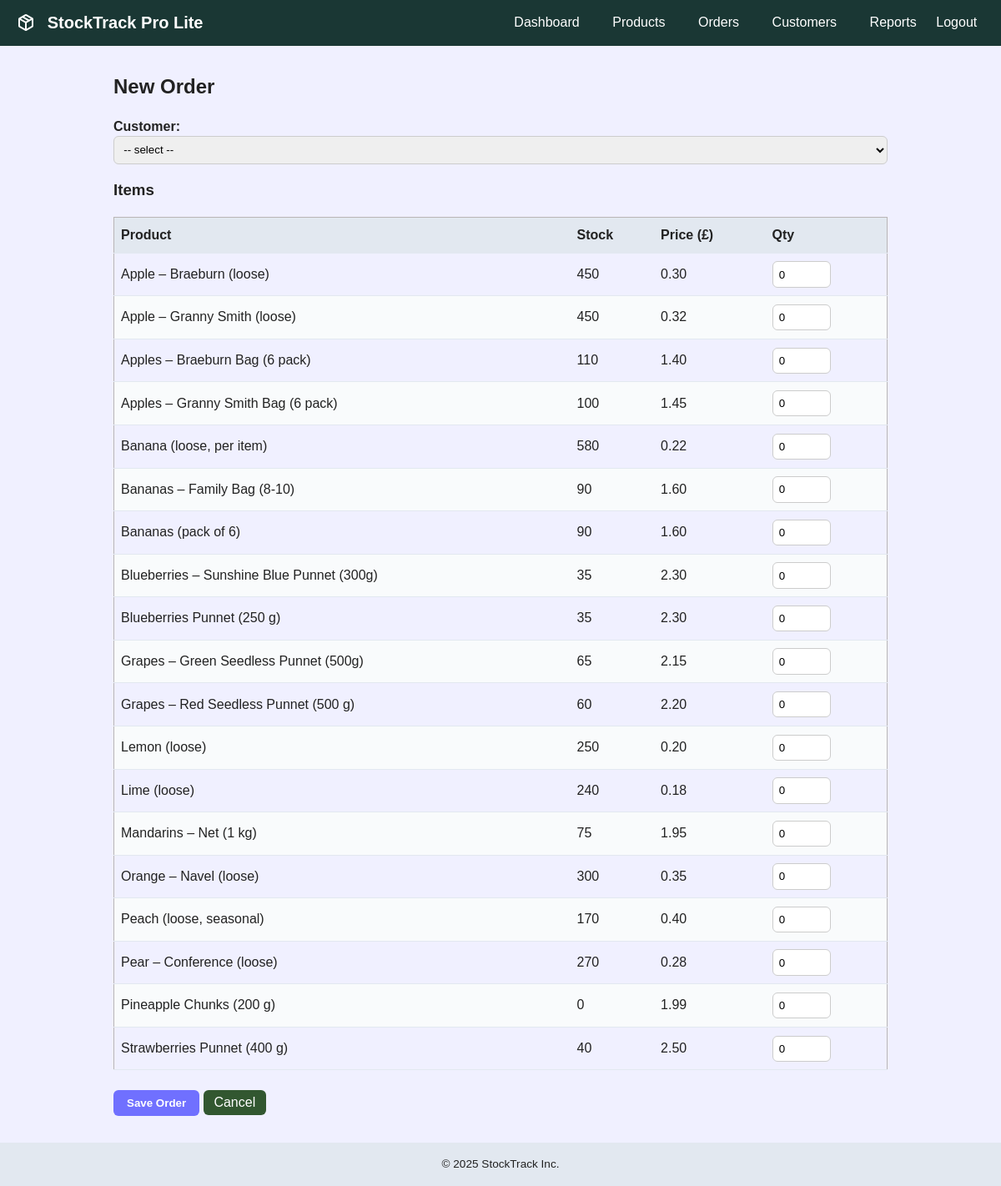
Page /StockTrackProLite/order_new.php on the committed database.
### tables this page shows
CREATE TABLE `products` (
  `id` int(11) NOT NULL AUTO_INCREMENT,
  `sku` varchar(30) NOT NULL,
  `name` varchar(100) NOT NULL,
  `category_id` int(11) NOT NULL,
  `price` decimal(10,2) NOT NULL,
  `stock` int(11) NOT NULL DEFAULT 0,
  `is_active` TINYINT(1) NOT NULL DEFAULT 1,
  `country` VARCHAR(50) NOT NULL,
  `class` VARCHAR(10) NOT NULL,
  `pack_uom` VARCHAR(10) NOT NULL,
  `default_pack_weight` DECIMAL(7,3) DEFAULT NULL,
  `best_before_days` INT(4) NOT NULL,
  `lot_prefix` VARCHAR(10) NOT NULL,
  PRIMARY KEY (`id`),
  KEY `category_id` (`category_id`),
  CONSTRAINT `products_ibfk_1` FOREIGN KEY (`category_id`) REFERENCES `categories` (`id`)
);

### StockTrackProLite/order_new.php (the view, shortened to what this page needs)
<?php
include __DIR__ . '/includes/db.php';
include __DIR__ . '/includes/header.php';
$products  = mysqli_query($conn, "SELECT id, name, price, stock FROM products ORDER BY name");
?>
<h2>New Order</h2>
<form action="order_new.php" method="post">
    <label>Customer:
        <select name="customer_id" required>
            <option value="">-- select --</option>
        </select>
    </label>
    <h3>Items</h3>
    <table>
        <thead><tr><th>Product</th><th>Stock</th><th>Price (£)</th><th>Qty</th></tr></thead>
        <tbody>
        <?php while ($p = mysqli_fetch_assoc($products)): ?>
            <tr>
                <td><?php echo htmlspecialchars($p['name']); ?></td>
                <td><?php echo $p['stock']; ?></td>
                <td><?php echo number_format($p['price'], 2); ?></td>
                <td>
                    <input class="input-field" type="number" name="item[<?php echo $p['id']; ?>]" value="0" min="0">
                </td>
            </tr>
        <?php endwhile; ?>
        </tbody>
    </table>
    <p>
        <input type="submit" value="Save Order">
        <a href="orders.php" class="btn-secondary">Cancel</a>
    </p>
</form>
<?php include __DIR__ . '/includes/footer.php'; ?>

### css/style.css (style rules this page uses)
:root { --primary: #1a3734; --primary-dark: #102220; --secondary: #7070ff; --background: #f0f0ff; --card: #ffffff; --border: #b9b5b5; --btn-secondary: #325730; --gray: #e2e8f0; --text: #222; --text-light: #fff; --radius: 6px; }
* { box-sizing: border-box; }
body { margin: 0; font-family: Cabin, Arial, Helvetica, sans-serif; background: var(--background); color: var(--text); line-height: 1.4; }
table { width: 100%; border-collapse: collapse; margin-bottom: 1.5rem; border: 1px solid var(--border) }
th, td { padding: .6rem .5rem; border-bottom: 1px solid var(--gray); text-align: left; }
th { background: var(--gray); font-weight: 600; }
tr:nth-child(even) { background: #f9fbfc; }
label { display: block; margin: .65rem 0 .25rem; font-weight: 600; }
input[type=text], input[type=password], input[type=number], select, textarea { width: 100%; padding: .45rem; border: 1px solid #ccc; border-radius: var(--radius); }
input[type=submit], button { background: var(--secondary); color: var(--text-light); border: none; padding: .5rem 1rem; border-radius: var(--radius); font-weight: 600; cursor: pointer; }
.btn-secondary { background: var(--btn-secondary); color: var(--text-light); padding: .4rem .8rem; border-radius: var(--radius); text-decoration: none; }
td .input-field { width:70px; }

### rows in the picture
products: name "Apple – Braeburn (loose)", stock "450", price "0.30"
products: name "Apple – Granny Smith (loose)", stock "450", price "0.32"
products: name "Apples – Braeburn Bag (6 pack)", stock "110", price "1.40"
products: name "Apples – Granny Smith Bag (6 pack)", stock "100", price "1.45"
products: name "Banana (loose, per item)", stock "580", price "0.22"
products: name "Bananas – Family Bag (8-10)", stock "90", price "1.60"
products: name "Bananas (pack of 6)", stock "90", price "1.60"
products: name "Blueberries – Sunshine Blue Punnet (300g)", stock "35", price "2.30"
products: name "Blueberries Punnet (250 g)", stock "35", price "2.30"
products: name "Grapes – Green Seedless Punnet (500g)", stock "65", price "2.15"
products: name "Grapes – Red Seedless Punnet (500 g)", stock "60", price "2.20"
products: name "Lemon (loose)", stock "250", price "0.20"
products: name "Lime (loose)", stock "240", price "0.18"
products: name "Mandarins – Net (1 kg)", stock "75", price "1.95"
products: name "Orange – Navel (loose)", stock "300", price "0.35"
products: name "Peach (loose, seasonal)", stock "170", price "0.40"
products: name "Pear – Conference (loose)", stock "270", price "0.28"
products: name "Pineapple Chunks (200 g)", stock "0", price "1.99"
products: name "Strawberries Punnet (400 g)", stock "40", price "2.50"
